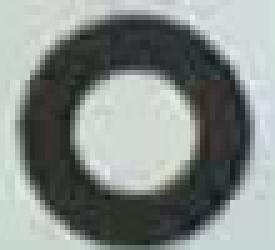
#> input picture projecto 1/avance 2/codigo/t6.jpg, 55 x 50 px (shown 5 times larger); the run also reads 1 picture not shown here
$ jupyter execute --allow-errors main.ipynb   (shell and % lines are left out)   (Python 2 division)   (older library calls are emulated)
#> lines starting #> are read from the running program, lines starting #| are printed output that depends on the picture; after the words box and inside, x2 and y2 are one past the last pixel; in counts of white or black regions, pixels touching at a corner belong together; pictures that were not available may be replaced by others from this repository, and a replacement may not be noted
[cell 1]
import cv2
import numpy as np
import matplotlib.pyplot as plt
import time
import imutils
import math

[cell 2]
def transformation(img, points, angle, row_row):
    cos = math.cos(angle*math.pi/180.0)
    sin = math.sin(angle*math.pi/180.0)
    # definimos el centro normal y el de la transformacion
    (h, w) = img.shape[:2]
    (cx, cy) = (w // 2, h // 2)
    nW = int((w * abs(cos)) + (h * abs(sin)))
    nH = int((w * abs(sin)) + (h * abs(cos)))
    (CX,CY) = (nW // 2, nH // 2)
    #creamos la imagen
    img_T = np.zeros((nH,nW), dtype=np.uint8)
    #tranformamos unicamente los points
    points_T = []
    for p in points:
        x_, y_ = p[0]-cx, p[1]-cy
        X_ = x_*cos-y_*sin
        Y_ = x_*sin+y_*cos
        X,Y = int(round(X_+CX)), int(round(Y_+CY))
        #ya tenemos la pos in T now fill
        img_T[Y][X] = 255
        #almacenamos la posicion en T para saber cual le corresponde del espacio original
        points_T.append((X,Y))

    # ya tenemos la imagen con los points en T
    _, contours,_ = cv2.findContours(img_T, cv2.RETR_TREE, cv2.CHAIN_APPROX_SIMPLE)
    rr_T = []
    for cnt in contours:
        x,y,w_,h_ = cv2.boundingRect(cnt)
        p = (x+w_//2,y+h_//2)
        rr_T.append(p)

    # aun puede haber un desorden, ordenamos por el axis x
    i = 0
    ys = []
    while i<len(rr_T):
        pi = rr_T[i]
        i += 1

        count = 0
        while i<len(rr_T) and count < 4:
            pn = rr_T[i]
            # comprobar si esta en la linea
            if abs(pi[1]-pn[1])> 0.4*row_row: break
            i += 1
            count += 1

        ys.append(pi[1])

        #ordenamos segun x, para los que pertenecen al mismo row
        idx = rr_T.index(pi)
        rr_T[idx:idx+count+1] = sorted(rr_T[idx:idx+count+1], key=lambda item:item[0], reverse=True)

    #compute new row_row
    if len(ys)>1:
        row_row = abs(ys[0]-ys[1])

    # ahora calculamos el orden real
    orden = []
    for p in points_T:
        id_T = rr_T.index(p)
        orden.append(id_T)

    return orden, img_T, row_row

[cell 3]
image = cv2.imread('117.jpg')
#> (the rest of this cell did not finish here and is left out)

#> (a cell that did not finish here is left out)

[cell 5]
img1 = cv2.imread('56.jpg')
img2 = cv2.imread('57.jpg')
#> (the rest of this cell did not finish here and is left out)

#> (a cell that did not finish here is left out)

[cell 7]
img_rgb = cv2.imread('sample2.jpg')
#> (the rest of this cell did not finish here and is left out)

#> (a cell that did not finish here is left out)

#> (a cell that did not finish here is left out)

[cell 10]
N = 600
l_best = [0 for i in range(N+5)]
l_first = [0 for i in range(N+5)]

[cell 11]
cap = cv2.VideoCapture('calibration_mslifecam.avi')
template = cv2.imread('t6.jpg',0)
area = 2700.5
threshold = 50
row = 240#271
col = 0
flag = True
i_frame = 0
# roi
X_FROM, Y_FROM = 0, 0
X_TO, Y_TO = 0, 0
angle = 0
row_row = 80

cv2.namedWindow('image',0)
cv2.namedWindow('sample',0)
cv2.namedWindow('aux',0)
while(True):
    start = time.time()
    ret, frame = cap.read()
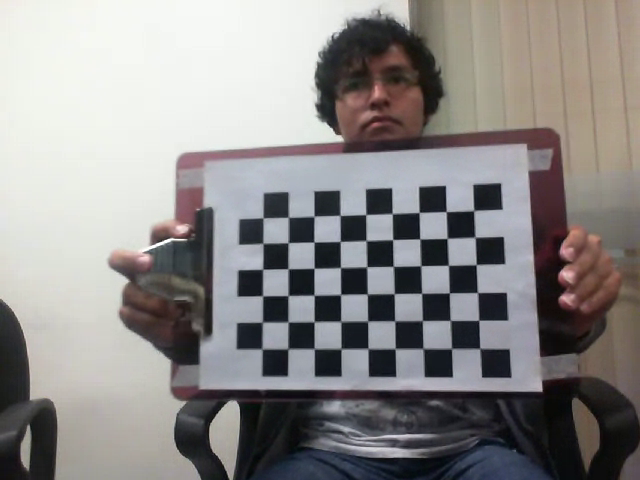
#> input picture frame 575 of projecto 1/avance 3/others/videos/lifecam_chessboard.webm, 640 x 480 px, given in place of calibration_mslifecam.avi, which was not available
#> frame is the input picture: shape (480, 640, 3); mean B, G, R 137.2, 138.3, 141
    if ret== False: break

    w, h = template.shape[::-1]
    gray_initial = cv2.cvtColor(frame, cv2.COLOR_BGR2GRAY)

    #si es la primera vez entonces encierra a toda la imagen el ROI
    if i_frame == 0:
        X_FROM, Y_FROM = 0, 0
        X_TO, Y_TO = frame.shape[1]-1, frame.shape[0]-1

    gray = gray_initial[Y_FROM:Y_TO , X_FROM: X_TO]


    res = cv2.matchTemplate(gray,template,cv2.TM_CCOEFF_NORMED)
    # [7 lines of commented-out code are left out]

    _,res_1 = cv2.threshold(res, 0.5, 1.0, cv2.THRESH_BINARY)
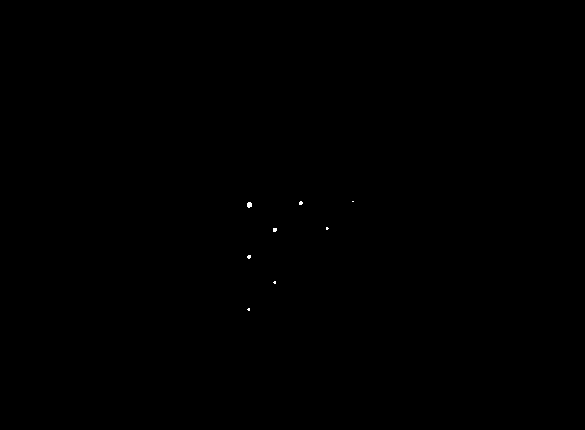
#> res_1: shape (430, 585) float32; values 0 (black) and 1 (white), 0.04% white in thin lines or dots, all inside (x1, y1, x2, y2) = (247, 201, 354, 311)
    res_1 = np.array(res_1*255, np.uint8)
    _, contours,_ = cv2.findContours(res_1, cv2.RETR_TREE, cv2.CHAIN_APPROX_SIMPLE)
#> contours = 8 contours, all with area under 20
    rr = []
    values = []
    for cnt in contours:
        x,y,w_,h_ = cv2.boundingRect(cnt)
        #  ahora en la imagen del mapping busquemos los maximos
        _,val,_,p =cv2.minMaxLoc(res[y:y+h_,x:x+w_])
        p = (p[0]+x,p[1]+y)
        rr.append(p)
        values.append(val)
#> this loop made 8 passes
#> (x, y, w_, h_, val, p) on passes 1, 2, 3, 4, 5, 6, 8: (247, 308, 3, 3, 0.513, (248, 309)), (273, 281, 3, 3, 0.514, (274, 282)), (247, 255, 4, 4, 0.522, (249, 256)), (273, 228, 4, 4, 0.527, (274, 229)), (326, 227, 3, 3, 0.511, (327, 228)), (247, 202, 5, 6, 0.553, (249, 204)), (299, 201, 4, 4, 0.523, (300, 203))
#> after the loop, rr = [(248, 309), (274, 282), (249, 256), (274, 229), (327, 228), (249, 204), (353, 201), (300, 203)]; values = [0.513, 0.514, 0.522, 0.527, 0.511, 0.553, 0.501, 0.523]

    #l_first[i_frame] = len(values)
    #l_best[i_frame] = len(values)

    '''
    print len(rr),len(values)
    if i_frame == 2009:

        cv2.imshow('image', gray)
        cv2.imshow('aux', template)
        cv2.imshow('sample', res)
        cv2.waitKey(0)
    '''

    #actualizar el template
    if len(rr)>0: # comprobar si es que en el frame actual hubo matching
        sort =  sorted(values, reverse=True)#ordeno por el valor de coincidencia
#> sort = [0.553, 0.527, 0.523, 0.522, 0.514, 0.513, 0.511, 0.501]
        idxs = [values.index(i) for i in sort]
#> idxs = [5, 3, 7, 2, 1, 0, 4, 6]
        #x,y = rr[0]#rr[idxs[0]]
        x,y = rr[idxs[0]]
#> x = 249; y = 204
        pad = int(0.07*max(w,h))
        #TODO:falta comprobar limites
        xi, yi = x-pad, y-pad
#> xi = 246; yi = 201
        tmp_pad = gray[y-pad:y+h+pad , x-pad:x+w+pad]
        tmp_pad_rgb = frame[y-pad:y+h+pad , x-pad:x+w+pad]
        #print gray.shape, (y-pad, y+h+pad), (x-pad, x+w+pad)
        # comprobar limites del template expandido
        if y-pad<0 or y+h+pad>frame.shape[0] or x-pad<0 or x+w+pad>frame.shape[1]:
            print 'escogiendo otro template'
            assert len(rr)>1, 'no hay mas templates'
            x,y = rr[idxs[1]]
            xi, yi = x-pad, y-pad
            tmp_pad = gray[y-pad:y+h+pad , x-pad:x+w+pad]
            tmp_pad_rgb = frame[y-pad:y+h+pad , x-pad:x+w+pad]

        #print frame.shape
        #print y-pad,y+h+pad
        #print x-pad,x+w+pad

        # binarizar, find contours, and agrandar
        ret, img_b = cv2.threshold(tmp_pad, 0, 255, cv2.THRESH_BINARY_INV+cv2.THRESH_OTSU)
#> img_b: shape (56, 61); 47.4% white; 3 white regions
#> ret = 107
        threshold = ret
#> threshold = 107

        _, contours,_ = cv2.findContours(img_b, cv2.RETR_TREE, cv2.CHAIN_APPROX_SIMPLE)
#> contours = 3 contours; box (x1, y1, x2, y2) and area: (0, 18, 42, 56) 672, (42, 16, 61, 42) 412, (18, 0, 43, 17) 374

        cv2.drawContours(tmp_pad_rgb,contours,-1,(0,255,0),1)
#> tmp_pad_rgb: shape (56, 61, 3); mean B, G, R 113, 129.7, 101.4
        for cnt in contours:
            x_,y_,w_,h_ = cv2.boundingRect(cnt)
            cv2.rectangle(tmp_pad_rgb,(x_,y_),(x_+w_,y_+h_),(255,0,0),1)
#> this loop made 3 passes
#> (x_, y_, w_, h_) on passes 1 to 3: (0, 18, 42, 38), (42, 16, 19, 26), (18, 0, 25, 17)
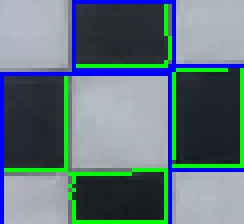
#> tmp_pad_rgb: shape (56, 61, 3) (shown 4 times larger); mean B, G, R 123.9, 116.7, 95.1
        #cv2.imshow('aux', img_b)

        # escoger cual contorno pertenece al anillo-por diferencia con el anterior area
        areas_diff = []
        aaa = []
        for cnt in contours:
            #areas_diff.append(abs(cv2.contourArea(cnt) - area))
            #aaa.append(cv2.contourArea(cnt))
            x_,y_,w_,h_ = cv2.boundingRect(cnt)
            areas_diff.append(abs(w_*h_ - area))
            aaa.append(w_*h_)
#> after the loop, aaa = [1596, 494, 425]; areas_diff = [1104.5, 2206.5, 2275.5]

        index = areas_diff.index(min(areas_diff))
#> index = 0

        #print(area, aaa)

        # ahora veamos si este contorno pertecence al anillo
        #new_area = cv2.contourArea(contours[index])
        x_,y_,w_,h_ = cv2.boundingRect(contours[index])
#> x_ = 0; y_ = 18; w_ = 42; h_ = 38
        new_area = w_*h_
#> new_area = 1596
        porcentaje = abs(100-new_area*100.0/area)
#> porcentaje = 40.9
        #print('%',porcentaje)

        if porcentaje < 30.0:
            area = new_area
            cnt = contours[index]
            x,y,w_,h_ = cv2.boundingRect(cnt)
            #print ('w, h',w_,h_)
            pad = int(max(w_,h_)*0.1)
            xf1,yf1 = xi+x-pad, yi+y-pad
            xf2,yf2 = xi+x+w_+pad, yi+y+h_+pad
            #print xf1,yf1
            #print xf2,yf2
            template = gray[yf1:yf2 , xf1:xf2]
        else:
            print 'desboradamiento'


    # generar nuevo template para la propagacion
    #encontrar el matching con el menor valor
    rr2 = []
    if len(values)>0:
        idx_v = values.index((min(values)))
#> idx_v = 6
        x,y = rr[idx_v]
#> x = 353; y = 201
        w_, h_ = template.shape[::-1]
        template2 = gray[y:y+h_ , x:x+w_]

        tmp_pad_rgb2 = frame[y:y+h_, x:x+w_]
         # binarizar, find contours, and agrandar
        ret, img_b2 = cv2.threshold(template2, 0, 255, cv2.THRESH_BINARY_INV+cv2.THRESH_OTSU)
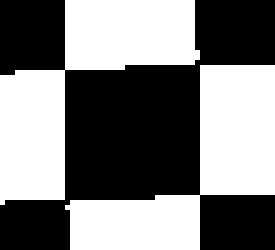
#> img_b2: shape (50, 55) (shown 5 times larger); 49% white; 2 white regions
#> ret = 104
        _, contours_,_ = cv2.findContours(img_b2, cv2.RETR_TREE, cv2.CHAIN_APPROX_SIMPLE)
#> contours_ = 2 contours; box (x1, y1, x2, y2) and area: (0, 0, 40, 41) 612, (13, 13, 55, 50) 584
        cv2.drawContours(tmp_pad_rgb2,contours_,-1,(0,0,255),1)
#> tmp_pad_rgb2: shape (50, 55, 3); mean B, G, R 106.7, 100.5, 123.3


        res2 = cv2.matchTemplate(gray,template2,cv2.TM_CCOEFF_NORMED)
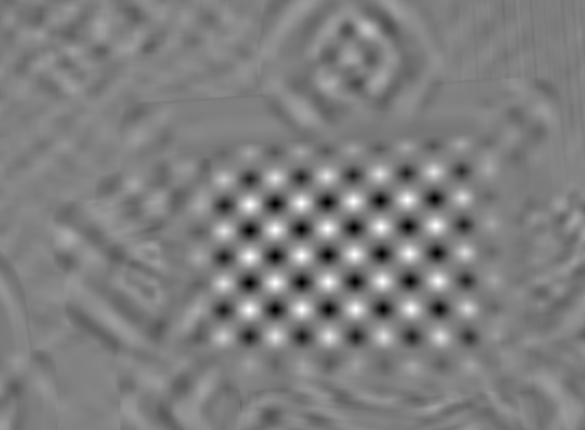
#> res2: shape (430, 585) float32; min -0.985, max 1, mean 0.00799; drawn with min black and max white

        _,res2_1 = cv2.threshold(res2, 0.5, 1.0, cv2.THRESH_BINARY)
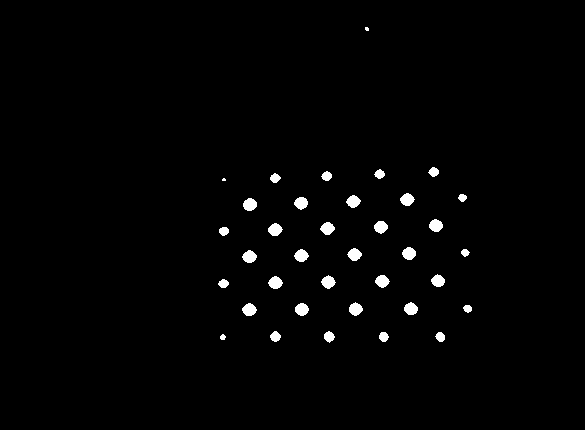
#> res2_1: shape (430, 585) float32; values 0 (black) and 1 (white), 1.5% white; 36 white regions (2 under 20 px), largest, box (x1, y1, x2, y2) and area: (243, 198, 257, 211) 139, (242, 303, 257, 316) 139, (242, 250, 257, 263) 137
        res2_1 = np.array(res2_1*255, np.uint8)
#> res2_1: shape (430, 585); 1.5% white; 36 white regions (2 under 20 px)
        _, contours2,_ = cv2.findContours(res2_1, cv2.RETR_TREE, cv2.CHAIN_APPROX_SIMPLE)
#> contours2 = 36 contours, 3 with area under 20; largest, box (x1, y1, x2, y2) and area: (242, 303, 257, 316) 121, (243, 198, 257, 211) 120, (268, 276, 283, 289) 119, (242, 250, 257, 263) 119, (268, 223, 283, 236) 118
        rr2 = []
        values2 = []
        for cnt in contours2:
            x,y,w_,h_ = cv2.boundingRect(cnt)
            #  ahora en la imagen del mapping busquemos los maximos
            _,val,_,p =cv2.minMaxLoc(res2[y:y+h_,x:x+w_])
            p = (p[0]+x,p[1]+y)
            rr2.append(p)
#> this loop made 36 passes
#> (x, y, w_, h_, val, p) on passes 1 to 8: (220, 334, 6, 6, 0.578, (223, 337)), (435, 332, 10, 10, 0.715, (440, 336)), (379, 332, 10, 10, 0.715, (383, 336)), (324, 331, 11, 12, 0.776, (329, 336)), (270, 331, 11, 11, 0.764, (275, 336)), (463, 305, 9, 8, 0.667, (467, 308)), (295, 303, 14, 13, 0.974, (301, 309)), (242, 303, 15, 13, 0.976, (249, 309))
#> after the loop, rr2 = 36 pairs, first value 223 to 467, second value 29 to 337


    #calculamos el orden de los anillos, TODO comprobar que haya matching
    orden = []


    if len(rr)>0:
        only_points = np.zeros(res_1.shape,dtype=np.uint8)
        for pt in rr:
            c,r = pt # (x,y)
            only_points[r][c] = 255
#> this loop made 8 passes
#> only_points: shape (430, 585); 0% white in thin lines or dots, all inside (x1, y1, x2, y2) = (248, 201, 354, 310)
        orden, rot,row_row = transformation(only_points, rr,angle, row_row)
#> the loop in transformation, `for p in points:` made 8 passes
#> (x_, y_, X_, Y_, X, Y) on passes 1 to 8: (-44, 94, -44, 94, 248, 309), (-18, 67, -18, 67, 274, 282), (-43, 41, -43, 41, 249, 256), (-18, 14, -18, 14, 274, 229), (35, 13, 35, 13, 327, 228), (-43, -11, -43, -11, 249, 204), (61, -14, 61, -14, 353, 201), (8, -12, 8, -12, 300, 203)
#> after the loop in transformation, `for p in points:`: points_T has the same summary as rr outside transformation
#> in transformation, `_, contours,_ = cv2.findContours(img_T, cv2.RETR_TREE, cv2.CHAIN_APPRO..`: contours = 8 contours, all with area under 20
#> the loop in transformation, `for cnt in contours:` made 8 passes
#> after the loop in transformation, `for cnt in contours:`: rr_T = [(248, 309), (274, 282), (249, 256), (274, 229), (327, 228), (249, 204), (300, 203), (353, 201)]
#> the loop in transformation, `while i<len(rr_T):` made 3 passes
#> (pi, idx) on passes 1 to 3: ((248, 309), 0), ((249, 256), 2), ((249, 204), 5)
#> after the loop in transformation, `while i<len(rr_T):`: i = 8; rr_T = [(274, 282), (248, 309), (327, 228), (274, 229), (249, 256), (353, 201), (300, 203), (249, 204)]; ys = [309, 256, 204]
#> in transformation, `row_row = abs(ys[0]-ys[1])`: row_row = 53
#> the loop in transformation, `for p in points_T:` made 8 passes
#> (p, id_T) on passes 1 to 8: ((248, 309), 1), ((274, 282), 0), ((249, 256), 4), ((274, 229), 3), ((327, 228), 2), ((249, 204), 7), ((353, 201), 5), ((300, 203), 6)
#> after the loop in transformation, `for p in points_T:`: orden = [1, 0, 4, 3, 2, 7, 5, 6]
#> orden = [1, 0, 4, 3, 2, 7, 5, 6]; row_row = 53
    #actualizar el angle para el siguiente frame
    print angle
    if len(rr)>1:
        first = orden.index(0)
#> first = 1
        second = orden.index(1)
#> second = 0
        delta_y = rr[first][1] - rr[second][1]
#> delta_y = -27
        delta_x = rr[first][0] - rr[second][0]
#> delta_x = 26
        if delta_x == 0:
            print 'division por cero'
            if abs(angle-90) > abs(angle+90): what_90 = 90
            else: what_90 = -90
            angle_n = what_90*180.0/math.pi
        else:
            m = delta_y*1.0/delta_x
#> m = -1.04
            angle_n = math.atan(m)
#> angle_n = -0.804
            angle_n = (-1.0)*angle_n*180.0/math.pi
#> angle_n = 46.08

        if angle_n>(angle-9) and angle_n<(angle+9):
            angle = angle_n
        else:
            print 'desbordamiento de angulo'

    #restaurar los matching del template de propagacion
    rr2 = [(t[0]+X_FROM, t[1]+Y_FROM) for t in rr2]

    #actualizacion del roi
    if (len(rr)>0):
        rr = [(t[0]+X_FROM, t[1]+Y_FROM) for t in rr]

        # encontrar el cuadro ROI
        min_x = min(rr, key=lambda coord: coord[0])
#> min_x = (248, 309)
        max_x = max(rr, key=lambda coord: coord[0])
#> max_x = (353, 201)
        min_y = min(rr, key=lambda coord: coord[1])
#> min_y = (353, 201)
        max_y = max(rr, key=lambda coord: coord[1])
#> max_y = (248, 309)
        roi_x1, roi_y1 = min_x[0], min_y[1]
#> roi_x1 = 248; roi_y1 = 201
        roi_x2, roi_y2 = max_x[0], max_y[1]
#> roi_x2 = 353; roi_y2 = 309
        roi_x2 += w
#> roi_x2 = 408
        roi_y2 += h
#> roi_y2 = 359
        # adicionar un padding
        pad = int(0.1*max(abs(roi_x1-roi_x2),abs(roi_y1-roi_y2)))
#> pad = 16
        roi_x1 -= pad
#> roi_x1 = 232
        roi_y1 -= pad
#> roi_y1 = 185
        roi_x2 += pad
#> roi_x2 = 424
        roi_y2 += pad
#> roi_y2 = 375
        #comprobar limites
        if roi_x1 <0: roi_x1=0
        if roi_y1 <0: roi_y1=0
        if roi_x2 >(frame.shape[1]-1): roi_x2 = frame.shape[1]-1
        if roi_y2 >(frame.shape[0]-1): roi_y2 = frame.shape[0]-1

        #cv2.rectangle(frame, (roi_x1,roi_y1), (roi_x2, roi_y2), (255,255,0),2)
        # dibujamos el roi actual
        cv2.rectangle(frame, (X_FROM,Y_FROM), (X_TO, Y_TO), (255,255,0),2)

        #actualizamos el nuevo roi para el siguiente frame
        X_FROM, Y_FROM = roi_x1, roi_y1
#> X_FROM = 232; Y_FROM = 185
        X_TO, Y_TO = roi_x2, roi_y2
#> X_TO = 424; Y_TO = 375

    # dibujar los matching
    for pt in rr2:
        cv2.rectangle(frame, pt, (pt[0] + w, pt[1] + h), (0,0,255), 2)
#> this loop made 36 passes
#> pt on passes 1 to 8: (223, 337), (440, 336), (383, 336), (329, 336), (275, 336), (467, 308), (301, 309), (249, 309)
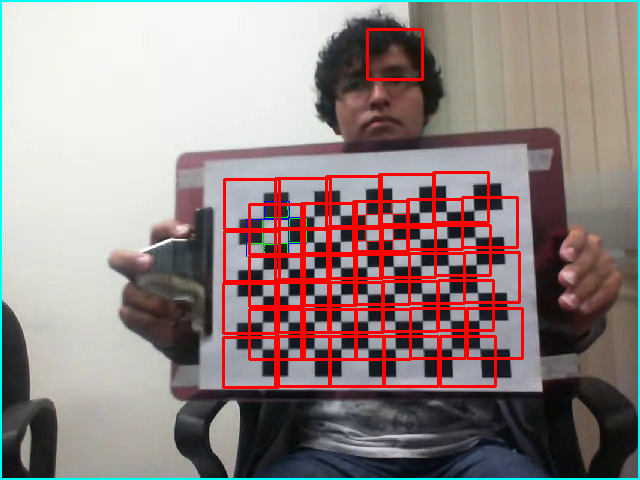
#> frame: shape (480, 640, 3); mean B, G, R 131.7, 133.2, 148.3

    for k,pt in enumerate(rr):
        cv2.rectangle(frame, pt, (pt[0] + w, pt[1] + h), (0,255,0), 2)
#> this loop made 8 passes
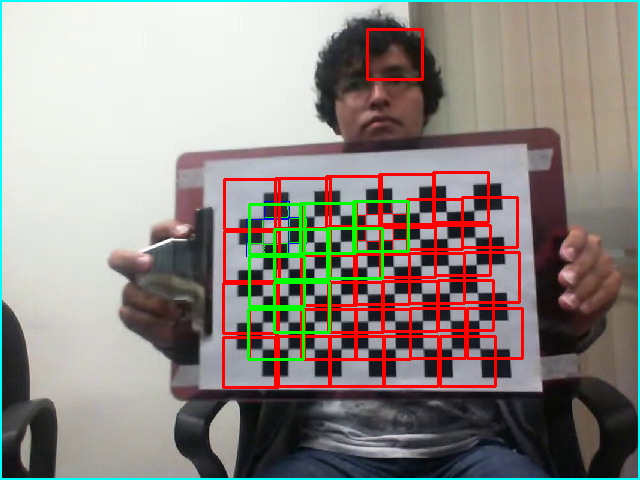
#> frame: shape (480, 640, 3); 1.52% of pixels changed, all inside (x1, y1, x2, y2) = (247, 200, 410, 361)
    for k,pt in enumerate(rr):
        cv2.putText(frame, str(orden[k]), pt, cv2.FONT_HERSHEY_SIMPLEX,0.5, (255, 0, 0), 2)
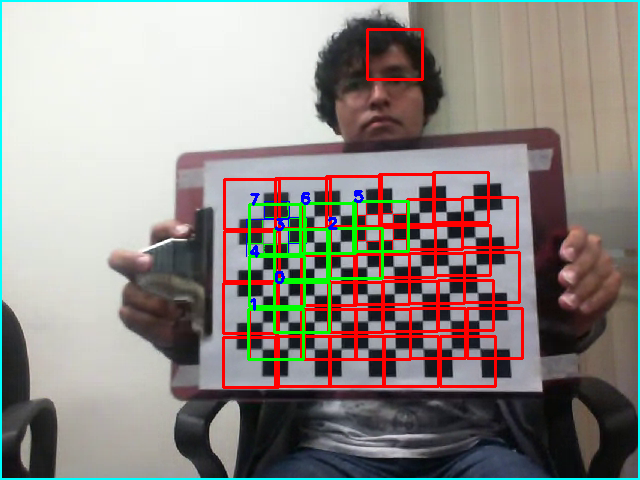
#> frame: shape (480, 640, 3); 0.19% of pixels changed, all inside (x1, y1, x2, y2) = (250, 190, 364, 311)

    # calcular los centros de cada matching
    rr_centers = []
    for pt in rr:
        img_path = gray[pt[1]:pt[1]+h, pt[0]:pt[0]+w]
        _, img_path_b = cv2.threshold(template2, 0, 255, cv2.THRESH_BINARY_INV+cv2.THRESH_OTSU)
        _, contours_,_ = cv2.findContours(img_path_b, cv2.RETR_TREE, cv2.CHAIN_APPROX_SIMPLE)
        lista_centers = []
        #for c in cnts:
            # compute the center of the contour
        cX, cY = w//2, h//2
        # [5 lines of commented-out code are left out]
        rr_centers.append((cX+pt[0],cY+pt[1]))
#> this loop made 8 passes
#> pass 3, `img_path = gray[pt[1]:pt[1]+h, pt[0]:pt[0]+w]`:
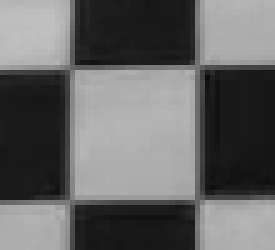
#> img_path: shape (50, 55) (shown 5 times larger); min 12, max 193, mean 101.6
#> after the loop, rr_centers = [(275, 334), (301, 307), (276, 281), (301, 254), (354, 253), (276, 229), (380, 226), (327, 228)]

    # draw the lines, centro de los circulos
    if len(rr_centers)>0:
        orden_sorted =sorted(orden)
#> orden_sorted = [0, 1, 2, 3, 4, 5, 6, 7]
#> (the rest of the program and of its run is left out)
